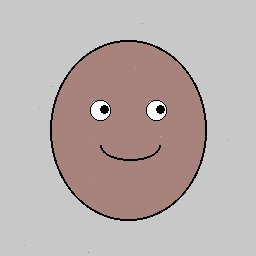
#> input picture Ai-nh-n-di-n-khu-n-m-tk-main/test_faces/test_face_001.jpg, 256 x 256 px
$ python -i face_detector.py   (imports and definitions only)
#> lines starting #> are read from the running program, lines starting #| are printed output that depends on the picture
### Ai-nh-n-di-n-khu-n-m-tk-main/dist/FaceAuthorization_v1.0.0/FaceAuthorization/modules/path_utils.py
"""
path_utils.py
-------------
Utility functions for handling paths in bundled/frozen applications.
"""

import os
import sys
from pathlib import Path


def is_frozen():
    """Check if running as a PyInstaller bundle."""
    return getattr(sys, 'frozen', False)


# [5 lines left out: function get_bundle_dir, not called in this run]


def get_app_dir():
    """Get the application directory (where the exe is located)."""
    if is_frozen():
        return Path(sys.executable).parent
    return Path(__file__).parent.parent


# [20 lines left out: function get_models_root, not called in this run]


def get_data_dir():
    """Get the data directory for storing embeddings, index, etc."""
    return get_app_dir() / "data"


def get_index_dir():
    """Get the index directory for FAISS index."""
    return get_app_dir() / "index"


def get_uploads_dir():
    """Get the uploads directory."""
    return get_app_dir() / "uploads"


def get_results_dir():
    """Get the results directory."""
    return get_app_dir() / "results"


def get_logs_dir():
    """Get the logs directory."""
    return get_app_dir() / "logs"


def ensure_directories():
    """Create all required directories if they don't exist."""
    dirs = [
        get_data_dir(),
        get_data_dir() / "embeddings",
        get_index_dir(),
        get_uploads_dir(),
        get_results_dir(),
        get_logs_dir(),
    ]
    for d in dirs:
        d.mkdir(parents=True, exist_ok=True)
#> further down, picture is the input picture: shape (256, 256, 3); mean B, G, R 172.3, 174.7, 186.2


# [16 lines left out: function get_resource_path, not called in this run]


# Initialize directories when module is loaded
ensure_directories()

### Ai-nh-n-di-n-khu-n-m-tk-main/dist/FaceAuthorization_v1.0.0/FaceAuthorization/modules/face_detector.py
"""
face_detector.py
----------------
Detect and crop a face from an image file using InsightFace.
"""

import cv2
import numpy as np
from insightface.app import FaceAnalysis

from config import FACE_DETECTION_THRESHOLD, FACE_SIZE_MIN
from modules.path_utils import get_models_root


def normalize_lighting(image_bgr: np.ndarray) -> np.ndarray:
    """Normalize lighting for better detection."""
    lab = cv2.cvtColor(image_bgr, cv2.COLOR_BGR2LAB)
#> lab: shape (256, 256, 3); mean of channels 0, 1, 2 183.9, 132, 131
    l, a, b = cv2.split(lab)
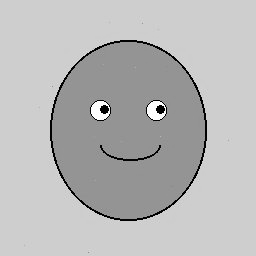
#> l: shape (256, 256); min 0, max 255, mean 183.9
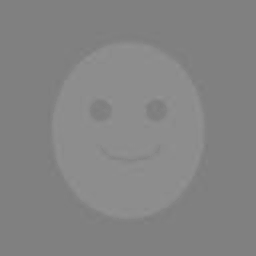
#> a: shape (256, 256); min 124, max 146, mean 132
    clahe = cv2.createCLAHE(clipLimit=2.0, tileGridSize=(8, 8))
    l = clahe.apply(l)
    lab = cv2.merge([l, a, b])
#> lab: shape (256, 256, 3); mean of channels 0, 1, 2 184.9, 132, 131
    return cv2.cvtColor(lab, cv2.COLOR_LAB2BGR)

# Shared model instances (lazy-loaded once)
_app = None
_app_fast = None


# [184 lines left out: functions _get_app, detect_and_crop, not called in this run]

>>> import cv2
>>> picture = cv2.imread('../../../../test_faces/test_face_001.jpg')
>>> result = normalize_lighting(picture)
